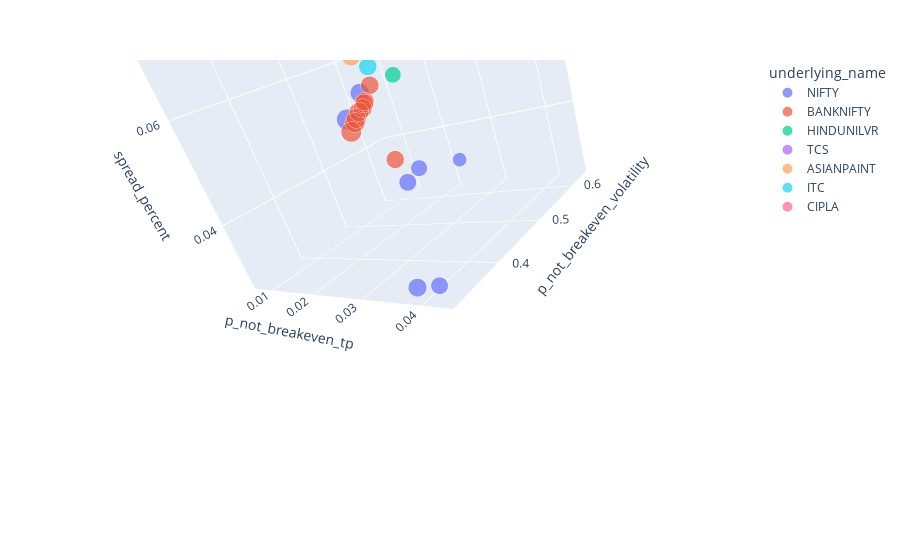

Notebook code cell kept with this figure:
### Code cell
fig = px.scatter_3d(all_pairs[kelly_capital_filter], 
                    x='p_not_breakeven_tp', y='p_not_breakeven_volatility', z='spread_percent',
                    size='kelly_fraction', color='underlying_name', 
                    hover_data=['expiry', 'underlying_value',
                                'ce_strike_price', 'pe_strike_price', 'spread_percent',
                                'ce_premium', 'pe_premium', 
                                'target', 'cost'],
                   height=400
                   )

fig.show()

### Figure 1 — Plotly figure (JSON) as saved in the notebook; plotly's stock layout.template omitted (floating-point values rounded to 4 significant figures)
{"data": [{"customdata": [["2022-01-20T00:00:00", 17760.0, 17800, 17750, 198.9, 199.1, 439.6, 19980.0], ["2022-01-20T00:00:00", 17760.0, 17850, 17750, 173.1, 199.1, 411.2, 18690], ["2022-01-27T00:00:00", 17760.0, 17850, 17550, 233.1, 171.6, 446.9, 20315], ["2022-01-27T00:00:00", 17760.0, 17850, 17600, 233.1, 187, 463.9, 21085], ["2022-01-27T00:00:00", 17760.0, 17950, 17600, 182.2, 187, 407.8, 18540.0], ["2022-02-03T00:00:00", 17760.0, 17800, 17700, 380, 316.8, 768.2, 34920.0], ["2022-02-03T00:00:00", 17760.0, 18000, 17700, 270.9, 316.8, 648.2, 29460.0]], "hovertemplate": "underlying_name=NIFTY<br>p_not_breakeven_tp=%{x}<br>p_not_breakeven_volatility=%{y}<br>spread_percent=%{z}<br>kelly_fraction=%{marker.size}<br>expiry=%{customdata[0]}<br>underlying_value=%{customdata[1]}<br>ce_strike_price=%{customdata[2]}<br>pe_strike_price=%{customdata[3]}<br>ce_premium=%{customdata[4]}<br>pe_premium=%{customdata[5]}<br>target=%{customdata[6]}<br>cost=%{customdata[7]}<extra></extra>", "legendgroup": "NIFTY", "marker": {"color": "#636efa", "size": [0.2874, 0.2517, 0.2293, 0.2547, 0.1678, 0.3544, 0.3012], "sizemode": "area", "sizeref": 0.0008859, "symbol": "circle"}, "mode": "markers", "name": "NIFTY", "scene": "scene", "showlegend": true, "type": "scatter3d", "x": [0.03828, 0.04249, 0.03675, 0.03451, 0.04331, 0.01154, 0.01853], "y": [0.3298, 0.3234, 0.4032, 0.4002, 0.3991, 0.5302, 0.5136], "z": [0.02757, 0.02879, 0.04206, 0.0402, 0.04268, 0.04889, 0.0534]}, {"customdata": [["2022-01-20T00:00:00", 37590.0, 37600, 37200, 645, 440.4, 1197.0, 27210.0], ["2022-01-27T00:00:00", 37590.0, 37600, 37400, 815.1, 637.2, 1601.0, 36390.0], ["2022-01-27T00:00:00", 37590.0, 37800, 37400, 719.0, 637.2, 1495.0, 33980.0], ["2022-01-27T00:00:00", 37590.0, 37900, 37400, 668.0, 637.2, 1439.0, 32710.0], ["2022-01-27T00:00:00", 37590.0, 37600, 37500, 815.1, 676.9, 1645.0, 37380.0], ["2022-01-27T00:00:00", 37590.0, 37800, 37500, 719.0, 676.9, 1539.0, 34975], ["2022-01-27T00:00:00", 37590.0, 37900, 37500, 668.0, 676.9, 1483.0, 33700.0], ["2022-01-27T00:00:00", 37590.0, 38000, 37500, 620.2, 676.9, 1430.0, 32510.0], ["2022-01-27T00:00:00", 37590.0, 38200, 37500, 538.2, 676.9, 1340.0, 30460.0]], "hovertemplate": "underlying_name=BANKNIFTY<br>p_not_breakeven_tp=%{x}<br>p_not_breakeven_volatility=%{y}<br>spread_percent=%{z}<br>kelly_fraction=%{marker.size}<br>expiry=%{customdata[0]}<br>underlying_value=%{customdata[1]}<br>ce_strike_price=%{customdata[2]}<br>pe_strike_price=%{customdata[3]}<br>ce_premium=%{customdata[4]}<br>pe_premium=%{customdata[5]}<br>target=%{customdata[6]}<br>cost=%{customdata[7]}<extra></extra>", "legendgroup": "BANKNIFTY", "marker": {"color": "#EF553B", "size": [0.2669, 0.3383, 0.3082, 0.2979, 0.3527, 0.3289, 0.3168, 0.3002, 0.2748], "sizemode": "area", "sizeref": 0.0008859, "symbol": "circle"}, "mode": "markers", "name": "BANKNIFTY", "scene": "scene", "showlegend": true, "type": "scatter3d", "x": [0.02935, 0.01318, 0.01712, 0.01853, 0.0124, 0.01542, 0.01712, 0.01869, 0.02201], "y": [0.4395, 0.5298, 0.5206, 0.5168, 0.5233, 0.5168, 0.512, 0.5128, 0.5051], "z": [0.04249, 0.04791, 0.05042, 0.05159, 0.04641, 0.04892, 0.05009, 0.05135, 0.05427]}, {"customdata": [["2022-01-27T00:00:00", 2417.0, 2420, 2360, 46, 20.15, 73.06, 19925]], "hovertemplate": "underlying_name=HINDUNILVR<br>p_not_breakeven_tp=%{x}<br>p_not_breakeven_volatility=%{y}<br>spread_percent=%{z}<br>kelly_fraction=%{marker.size}<br>expiry=%{customdata[0]}<br>underlying_value=%{customdata[1]}<br>ce_strike_price=%{customdata[2]}<br>pe_strike_price=%{customdata[3]}<br>ce_premium=%{customdata[4]}<br>pe_premium=%{customdata[5]}<br>target=%{customdata[6]}<br>cost=%{customdata[7]}<extra></extra>", "legendgroup": "HINDUNILVR", "marker": {"color": "#00cc96", "size": [0.2248], "sizemode": "area", "sizeref": 0.0008859, "symbol": "circle"}, "mode": "markers", "name": "HINDUNILVR", "scene": "scene", "showlegend": true, "type": "scatter3d", "x": [0.02956], "y": [0.4796], "z": [0.05505]}, {"customdata": [["2022-01-27T00:00:00", 3830, 3840, 3820, 104, 94.65, 219.1, 29880.0], ["2022-01-27T00:00:00", 3830, 3900, 3820, 76.6, 94.65, 189.0, 25770.0], ["2022-01-27T00:00:00", 3830, 3920, 3820, 70.25, 94.65, 182.0, 24815]], "hovertemplate": "underlying_name=TCS<br>p_not_breakeven_tp=%{x}<br>p_not_breakeven_volatility=%{y}<br>spread_percent=%{z}<br>kelly_fraction=%{marker.size}<br>expiry=%{customdata[0]}<br>underlying_value=%{customdata[1]}<br>ce_strike_price=%{customdata[2]}<br>pe_strike_price=%{customdata[3]}<br>ce_premium=%{customdata[4]}<br>pe_premium=%{customdata[5]}<br>target=%{customdata[6]}<br>cost=%{customdata[7]}<extra></extra>", "legendgroup": "TCS", "marker": {"color": "#ab63fa", "size": [0.2979, 0.2622, 0.2361], "sizemode": "area", "sizeref": 0.0008859, "symbol": "circle"}, "mode": "markers", "name": "TCS", "scene": "scene", "showlegend": true, "type": "scatter3d", "x": [0.00624, 0.01016, 0.0124], "y": [0.6397, 0.6363, 0.6399], "z": [0.06243, 0.07022, 0.07362]}, {"customdata": [["2022-01-27T00:00:00", 3566, 3600, 3480, 74.35, 50.85, 138.3, 18860], ["2022-01-27T00:00:00", 3566, 3600, 3540, 74.35, 73.15, 162.8, 22205], ["2022-01-27T00:00:00", 3566, 3620, 3540, 65.8, 73.15, 153.4, 20920.0], ["2022-01-27T00:00:00", 3566, 3640, 3540, 58.4, 73.15, 145.3, 19810.0], ["2022-01-27T00:00:00", 3566, 3660, 3540, 50.25, 73.15, 136.3, 18590], ["2022-01-27T00:00:00", 3566, 3600, 3560, 74.35, 83.5, 174.2, 23760.0], ["2022-01-27T00:00:00", 3566, 3620, 3560, 65.8, 83.5, 164.8, 22475], ["2022-01-27T00:00:00", 3566, 3640, 3560, 58.4, 83.5, 156.7, 21365], ["2022-01-27T00:00:00", 3566, 3660, 3560, 50.25, 83.5, 147.7, 20140.0]], "hovertemplate": "underlying_name=ASIANPAINT<br>p_not_breakeven_tp=%{x}<br>p_not_breakeven_volatility=%{y}<br>spread_percent=%{z}<br>kelly_fraction=%{marker.size}<br>expiry=%{customdata[0]}<br>underlying_value=%{customdata[1]}<br>ce_strike_price=%{customdata[2]}<br>pe_strike_price=%{customdata[3]}<br>ce_premium=%{customdata[4]}<br>pe_premium=%{customdata[5]}<br>target=%{customdata[6]}<br>cost=%{customdata[7]}<extra></extra>", "legendgroup": "ASIANPAINT", "marker": {"color": "#FFA15A", "size": [0.179, 0.2819, 0.2489, 0.2195, 0.1857, 0.3059, 0.2808, 0.2569, 0.2277], "sizemode": "area", "sizeref": 0.0008859, "symbol": "circle"}, "mode": "markers", "name": "ASIANPAINT", "scene": "scene", "showlegend": true, "type": "scatter3d", "x": [0.02161, 0.0127, 0.01557, 0.01853, 0.02201, 0.009763, 0.0124, 0.01457, 0.01804], "y": [0.6049, 0.5911, 0.5954, 0.5952, 0.5942, 0.5964, 0.5952, 0.5973, 0.5919], "z": [0.07244, 0.06249, 0.06546, 0.06879, 0.07188, 0.06007, 0.06304, 0.06637, 0.06946]}, {"customdata": [["2022-01-27T00:00:00", 218.3, 221, 217, 4.1, 3.6, 8.498, 24720], ["2022-01-27T00:00:00", 218.3, 222, 217, 3.7, 3.6, 8.058, 23440]], "hovertemplate": "underlying_name=ITC<br>p_not_breakeven_tp=%{x}<br>p_not_breakeven_volatility=%{y}<br>spread_percent=%{z}<br>kelly_fraction=%{marker.size}<br>expiry=%{customdata[0]}<br>underlying_value=%{customdata[1]}<br>ce_strike_price=%{customdata[2]}<br>pe_strike_price=%{customdata[3]}<br>ce_premium=%{customdata[4]}<br>pe_premium=%{customdata[5]}<br>target=%{customdata[6]}<br>cost=%{customdata[7]}<extra></extra>", "legendgroup": "ITC", "marker": {"color": "#19d3f3", "size": [0.2703, 0.2427], "sizemode": "area", "sizeref": 0.0008859, "symbol": "circle"}, "mode": "markers", "name": "ITC", "scene": "scene", "showlegend": true, "type": "scatter3d", "x": [0.01853, 0.02161], "y": [0.5444, 0.5412], "z": [0.05725, 0.05981]}, {"customdata": [["2022-01-27T00:00:00", 918, 930, 910, 21.15, 18.5, 43.75, 25850.0]], "hovertemplate": "underlying_name=CIPLA<br>p_not_breakeven_tp=%{x}<br>p_not_breakeven_volatility=%{y}<br>spread_percent=%{z}<br>kelly_fraction=%{marker.size}<br>expiry=%{customdata[0]}<br>underlying_value=%{customdata[1]}<br>ce_strike_price=%{customdata[2]}<br>pe_strike_price=%{customdata[3]}<br>ce_premium=%{customdata[4]}<br>pe_premium=%{customdata[5]}<br>target=%{customdata[6]}<br>cost=%{customdata[7]}<extra></extra>", "legendgroup": "CIPLA", "marker": {"color": "#FF6692", "size": [0.2555], "sizemode": "area", "sizeref": 0.0008859, "symbol": "circle"}, "mode": "markers", "name": "CIPLA", "scene": "scene", "showlegend": true, "type": "scatter3d", "x": [0.01154], "y": [0.6291], "z": [0.06944]}], "layout": {"autosize": true, "dragmode": "pan", "legend": {"itemsizing": "constant", "title": {"text": "underlying_name"}, "tracegroupgap": 0}, "margin": {"t": 60}, "scene": {"aspectmode": "auto", "aspectratio": {"x": 1, "y": 1, "z": 1}, "camera": {"center": {"x": 0.0644, "y": -0.1551, "z": -0.5931}, "eye": {"x": 1.335, "y": -1.398, "z": 0.1776}, "projection": {"type": "perspective"}, "up": {"x": -0.03105, "y": 0.5036, "z": 0.8634}}, "domain": {"x": [0, 1], "y": [0, 1]}, "dragmode": "pan", "xaxis": {"title": {"text": "p_not_breakeven_tp"}, "type": "linear"}, "yaxis": {"title": {"text": "p_not_breakeven_volatility"}, "type": "linear"}, "zaxis": {"title": {"text": "spread_percent"}, "type": "linear"}}}}
